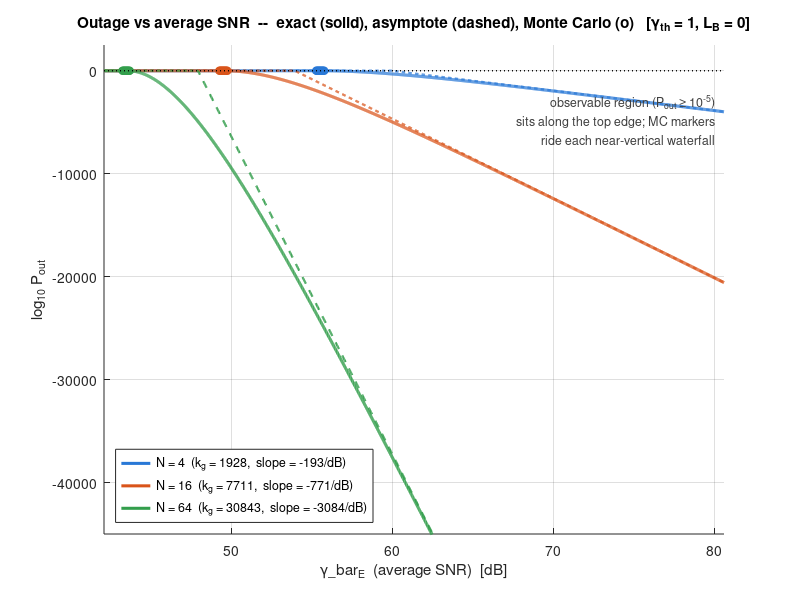

Write the MATLAB code that produced this figure.
%% ========================================================================
%  OUTAGE PROBABILITY vs AVERAGE SNR (gamma_bar_E)  --  Meijer-G formula
%  ------------------------------------------------------------------------
%  Instantaneous SNR :  gamma = gamma_bar_E * Z ,  Z ~ Gamma(k_g, theta_g)
%  Outage event      :  gamma < gamma_th
%                       <=>  Z < z_th(gamma_bar_E) = gamma_th / gamma_bar_E
%
%  Meijer-G outage formula (with the lower boundary L_B):
%
%   P_out = 1/Gamma(k_g) * [ G^{1,1}_{1,2}( z_th/theta_g | 1 ; k_g,0 )
%                          - G^{1,1}_{1,2}( L_B /theta_g | 1 ; k_g,0 ) ]
%
%  Identity  G^{1,1}_{1,2}(x|1;k,0) = gamma_lower(k,x)  gives exactly
%
%   P_out(gamma_bar) = gammainc( gamma_th/(gamma_bar*theta_g), k_g )
%                    - gammainc( L_B/theta_g,                  k_g )
%
%  Asymptote (high gamma_bar):  gamma_lower(k,x) ~ x^k / k  =>
%
%   P_out^asym = [ (gamma_th/(gamma_bar*theta_g))^k_g - (L_B/theta_g)^k_g ]
%                / Gamma(k_g+1)
%   ->  slope  -k_g  per decade of gamma_bar  (diversity order k_g)
%
%  NUMERICAL NOTE:  k_g from this geometry is huge (7.7e3 for N = 16), so
%  the waterfall is a near-vertical cliff (~0.1 dB wide) and (x)^(k_g)
%  overflows double precision.  The asymptote and deep-tail exact values
%  are therefore computed in the log10 domain.  A curve family over
%  N_list shows how diversity steepens the cliff.
%  ========================================================================
clear; clc; close all;

%% ------------------------- System Parameters ---------------------------
rho_OIRS = 0.9;   A_PD = 1e-4;   dA_i = 0.01;   m = 1;   T_gain = 1;
n_ref = 1.5;      Psi_FOV = deg2rad(80);
G_conc = n_ref^2 / (sin(Psi_FOV)^2);

%% ------------------------- Coordinates ---------------------------------
T = [2.5 2.5 3  ];      % Transmitter (AP)
P = [2.5 0   1.5];      % OIRS array position
R = [2.5 2.5 0  ];      % Receiver (UE)
d_ai = norm(P - T);     d_ik = norm(R - P);

PT = P - T;  OT = R - T;
cos_Phi_ai  = dot(PT, OT) / (norm(PT)*norm(OT));
cosm_Phi_ai = cos_Phi_ai^m;

alpha_rot = deg2rad(0);  beta_rot = deg2rad(0);
n0 = [0;1;0];
Rz = [cos(alpha_rot) -sin(alpha_rot) 0; sin(alpha_rot) cos(alpha_rot) 0; 0 0 1];
Rx = [1 0 0; 0 cos(beta_rot) sin(beta_rot); 0 sin(beta_rot) cos(beta_rot)];
nr = Rz * Rx * n0;
incident  = (T - P).';
cos_xi_ai = dot(nr, incident) / (norm(nr)*norm(incident));

I = (P - T).';  I = I / norm(I);
R_ref = I - 2*dot(I,nr)*nr;
n_rx  = [0;0;1];
cos_Phi_ik = dot(n_rx, R_ref) / (norm(n_rx)*norm(R_ref));

%% ------------------------- Channel Parameters --------------------------
M      = 1;
N_ref  = 16;                 % reference array size (as in original code)
N_list = [4 16 64];          % curve family: effect of diversity k_g ~ N
N_mc   = 1e5;

% Per-element deterministic gain (kept identical to original script)
% ak = rho_OIRS*((m+1)*A_PD)/(2*pi^2*d_ai^2*d_ik^2) * dA_i * ...
%      cosm_Phi_ai * cos_xi_ai * cos_Phi_ik * T_gain * G_conc;
ak = 1.0000e-6;

%% ------------------ Truncated-Laplace orientation model ----------------
xa = 0; ya = 0; za = 3;   xu = 3; yu = 3; zu = 1.5;
Omega = pi/2;
d = sqrt((xa-xu)^2 + (ya-yu)^2 + (za-zu)^2);
a = -((xa-xu)/d)*cos(Omega) - ((ya-yu)/d)*sin(Omega);
b =  (za-zu)/d;

mu_theta = deg2rad(41.39);
sigma_L  = deg2rad(7.68);
b_theta  = sqrt(sigma_L^2 / 2);

mu_xi = a*sin(mu_theta) + b*cos(mu_theta);
b_xi  = b_theta * abs(a*cos(mu_theta) - b*sin(mu_theta));

xi_min = 0;
if a < 0, xi_max = b; else, xi_max = sqrt(a^2 + b^2); end

%% ------------------------- Moments of xi -------------------------------
alpha_int = xi_min - mu_xi;
beta_int  = xi_max - mu_xi;
Lambda = b_xi * (2 - exp(alpha_int/b_xi) - exp(-beta_int/b_xi));
E_u  = (b_xi / Lambda) * ( exp( alpha_int/b_xi)*(b_xi - alpha_int) ...
                         - exp(-beta_int /b_xi)*(beta_int + b_xi) );
E_u2 = (1 / Lambda) * ( 4*b_xi^3 ...
     - exp( alpha_int/b_xi)*(b_xi*alpha_int^2 - 2*b_xi^2*alpha_int + 2*b_xi^3) ...
     - exp(-beta_int /b_xi)*(b_xi*beta_int^2  + 2*b_xi^2*beta_int  + 2*b_xi^3) );
E_xi   = mu_xi + E_u;
Var_xi = E_u2 - E_u^2;

% Gamma scale is INDEPENDENT of N;  shape grows linearly with N:
theta_g = ak * Var_xi / E_xi;               % theta_{g_k} = Var[Z]/E[Z]
kg_of_N = @(N) M .* N .* E_xi.^2 ./ Var_xi; % k_{g_k}     = E[Z]^2/Var[Z]

fprintf('E[xi] = %.5f   Var[xi] = %.4e   theta_g = %.4e\n', E_xi, Var_xi, theta_g);
for N = N_list
    fprintf('  N = %3d  ->  k_g = %10.2f,  E[Z] = %.4e\n', ...
            N, kg_of_N(N), M*N*ak*E_xi);
end
fprintf('\n');

%% ------------------- Outage definition & SNR sweep ---------------------
gamma_th = 1.0;      % SNR threshold (linear). e.g. 2^(2*Rs)-1 for target rate Rs
L_B      = 0;        % lower boundary of the Meijer-G formula (0 = classical outage)

% Sweep of average SNR gamma_bar_E in dB.  Each curve has its cliff at
% gamma_bar ~ gamma_th/E[Z_N]; make the window cover all N in N_list.
EZ_of_N       = @(N) M.*N.*ak.*E_xi;
gbar_cliff_dB = @(N) 10*log10(gamma_th ./ EZ_of_N(N));
gbar_lo  = gbar_cliff_dB(max(N_list)) - 1.5;
gbar_hi  = gbar_cliff_dB(min(N_list)) + 1.5;
gbar_dB  = linspace(gbar_lo, gbar_hi, 2400);
gbar_lin = 10.^(gbar_dB/10);

%% ------------------- Monte Carlo samples of xi (shared) ----------------
total_paths = N_mc * M * max(N_list);
xi_samples  = zeros(1, total_paths);
count = 0;
while count < total_paths
    batch = 2 * (total_paths - count);
    U = rand(1, batch) - 0.5;
    Ls = mu_xi - b_xi * sign(U) .* log(1 - 2*abs(U));
    ok = Ls(Ls >= xi_min & Ls <= xi_max);
    need = min(length(ok), total_paths - count);
    xi_samples(count+1 : count+need) = ok(1:need);
    count = count + need;
end

%% ================== SINGLE SUPERIMPOSED FIGURE =========================
%  One figure, one axes (hold on):
%   - solid   : EXACT Meijer-G outage, log-domain (valid to any depth)
%   - dashed  : ASYMPTOTE, slope -k_g/10 per dB (diversity order)
%   - markers : Monte Carlo (observable region, log10 P >= -5)
%  y-axis is log10(P_out) on a LINEAR scale so that both the observable
%  waterfall region (top) and the extended deep tail (bottom) fit on the
%  SAME axes over a wide gamma_bar range.
%  ========================================================================
% extended range: 1.5 dB left of the steepest cliff (N max) up to 25 dB
% beyond the shallowest cliff (N min) so exact & asymptote visibly merge
gbar_dB_w  = linspace(gbar_cliff_dB(max(N_list)) - 1.5, ...
                      gbar_cliff_dB(min(N_list)) + 25, 1500);
gbar_lin_w = 10.^(gbar_dB_w/10);

figure('Color','w','Position',[80 80 950 640]);
hold on; grid on;
cols = [0.16 0.47 0.84;  0.85 0.33 0.10;  0.20 0.62 0.30];
leg_h = []; leg_s = {};

for in = 1:numel(N_list)
    N  = N_list(in);
    kg = kg_of_N(N);
    xw = (gamma_th ./ gbar_lin_w) ./ theta_g;          % z_th/theta_g

    % ---- EXACT log10 P_out (log-safe series for x < kg+1) --------------
    l10P = zeros(size(xw));
    for jj = 1:numel(xw)
        x = xw(jj);
        if x >= kg + 1
            l10P(jj) = log10(gammainc(x, kg));
        else
            S = 1; term = 1; nn = 0;
            while true
                nn = nn + 1;  term = term * x/(kg+nn);  S = S + term;
                if term < eps*S || nn > 1e6, break; end
            end
            l10P(jj) = (kg*log(x) - x - gammaln(kg+1) + log(S)) / log(10);
        end
    end
    if L_B > 0
        xB = L_B/theta_g;  SB = 1; term = 1; nn = 0;
        while true
            nn = nn + 1;  term = term * xB/(kg+nn);  SB = SB + term;
            if term < eps*SB || nn > 1e6, break; end
        end
        lB = (kg*log(xB) - xB - gammaln(kg+1) + log(SB)) / log(10);
        l10P = l10P + log10(max(1 - 10.^(lB - l10P), realmin));
    end

    % ---- ASYMPTOTE in log10 domain --------------------------------------
    l10A = (kg*log(xw) - gammaln(kg+1)) / log(10);
    if L_B > 0
        lBa  = (kg*log(L_B/theta_g) - gammaln(kg+1)) / log(10);
        l10A = l10A + log10(max(1 - 10.^(lBa - l10A), realmin));
    end

    h1 = plot(gbar_dB_w, l10P, '-',  'Color', cols(in,:), 'LineWidth', 2.2);
    plot(gbar_dB_w, min(l10A, 3), '--', 'Color', cols(in,:), 'LineWidth', 1.6);

    % ---- MONTE CARLO markers (observable region, near this N's cliff) --
    Zmc  = ak * sum(reshape(xi_samples(1:N_mc*M*N), M*N, N_mc), 1);
    g_pts = gbar_cliff_dB(N) + linspace(-0.35, 0.15, 11);
    Pmc = arrayfun(@(gdB) mean( (10^(gdB/10)).*Zmc < gamma_th & ...
                                 Zmc >= L_B ), g_pts);
    msk = Pmc > 0;
    plot(g_pts(msk), log10(Pmc(msk)), 'o', 'Color', cols(in,:), ...
         'MarkerFaceColor', cols(in,:), 'MarkerSize', 5.5);

    leg_h(end+1) = h1; %#ok<SAGROW>
    leg_s{end+1} = sprintf('N = %d  (k_g = %.0f,  slope = -%.0f/dB)', ...
                           N, kg, kg/10); %#ok<SAGROW>

    % numeric slope check on the exact curve, deep-tail region
    p = polyfit(gbar_dB_w(700:1400)/10, l10P(700:1400), 1);
    fprintf('N = %3d : fitted tail slope = %.1f per decade (theory -k_g = %.1f)\n', ...
            N, p(1), -kg);
end

xlabel('\gamma\_bar_E  (average SNR)  [dB]');
ylabel('log_{10} P_{out}');
title(sprintf(['Outage vs average SNR  --  exact (solid), asymptote (dashed), ' ...
               'Monte Carlo (o)   [\\gamma_{th} = %.2g, L_B = %g]'], gamma_th, L_B));
legend(leg_h, leg_s, 'Location', 'southwest');
ylim([-4.5e4 2.5e3]);
xlim([gbar_dB_w(1) gbar_dB_w(end)]);

% annotation: observable region
yl = ylim;
plot(xlim, [0 0], 'k:', 'LineWidth', 1);
text(gbar_dB_w(end)-0.5, -yl(2)*0.9, ...
     {'observable region (P_{out} \geq 10^{-5})', ...
      'sits along the top edge; MC markers', ...
      'ride each near-vertical waterfall'}, ...
     'HorizontalAlignment','right', 'VerticalAlignment','top', ...
     'FontSize', 9, 'Color', [0.25 0.25 0.25]);

fprintf(['\nSingle-figure view: solid exact curves and dashed asymptotes\n' ...
         'merge as gamma_bar grows; asymptote slope = -k_g per decade\n' ...
         '(-k_g/10 per dB) confirms the diversity order for each N.\n']);
